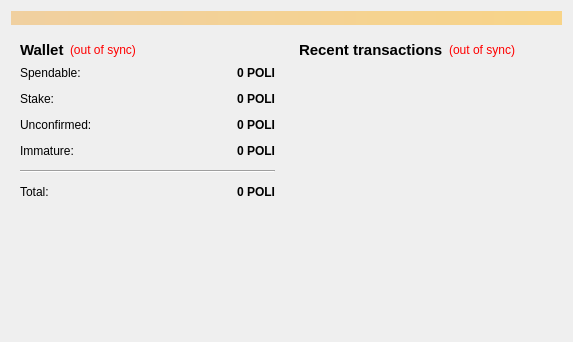
<?xml version="1.0" encoding="UTF-8"?>
<ui version="4.0">
 <class>OverviewPage</class>
 <widget class="QWidget" name="OverviewPage">
  <property name="geometry">
   <rect>
    <x>0</x>
    <y>0</y>
    <width>573</width>
    <height>342</height>
   </rect>
  </property>
  <property name="windowTitle">
   <string>Form</string>
  </property>
  <layout class="QVBoxLayout" name="topLayout">
   <item>
    <widget class="QLabel" name="labelAlerts">
     <property name="visible">
      <bool>false</bool>
     </property>
     <property name="styleSheet">
      <string notr="true">background-color: qlineargradient(x1: 0, y1: 0, x2: 1, y2: 0, stop:0 #F0D0A0, stop:1 #F8D488);  color:#000000
</string>
     </property>
     <property name="wordWrap">
      <bool>true</bool>
     </property>
     <property name="margin">
      <number>3</number>
     </property>
    </widget>
   </item>
   <item>
    <layout class="QHBoxLayout" name="horizontalLayout" stretch="1,1">
     <item>
      <layout class="QVBoxLayout" name="verticalLayout_2">
       <item>
        <widget class="QWidget" name="widget" native="true">
         <layout class="QVBoxLayout" name="verticalLayout_4">
          <item>
           <layout class="QHBoxLayout" name="horizontalLayout_4">
            <item>
             <widget class="QLabel" name="label_5">
              <property name="font">
               <font>
                <pointsize>11</pointsize>
                <weight>75</weight>
                <bold>true</bold>
               </font>
              </property>
              <property name="text">
               <string>Wallet</string>
              </property>
             </widget>
            </item>
            <item>
             <widget class="QLabel" name="labelWalletStatus">
              <property name="toolTip">
               <string>The displayed information may be out of date. Your wallet automatically synchronizes with the POLI network after a connection is established, but this process has not completed yet.</string>
              </property>
              <property name="styleSheet">
               <string notr="true">QLabel { color: red; }</string>
              </property>
              <property name="text">
               <string notr="true">(out of sync)</string>
              </property>
              <property name="alignment">
               <set>Qt::AlignLeading|Qt::AlignLeft|Qt::AlignVCenter</set>
              </property>
             </widget>
            </item>
            <item>
             <spacer name="horizontalSpacer_2">
              <property name="orientation">
               <enum>Qt::Horizontal</enum>
              </property>
              <property name="sizeHint" stdset="0">
               <size>
                <width>40</width>
                <height>20</height>
               </size>
              </property>
             </spacer>
            </item>
           </layout>
          </item>
          <item>
           <layout class="QFormLayout" name="formLayout_2">
            <property name="fieldGrowthPolicy">
             <enum>QFormLayout::AllNonFixedFieldsGrow</enum>
            </property>
            <property name="horizontalSpacing">
             <number>12</number>
            </property>
            <property name="verticalSpacing">
             <number>12</number>
            </property>
            <item row="0" column="0">
             <widget class="QLabel" name="label">
              <property name="text">
               <string>Spendable:</string>
              </property>
             </widget>
            </item>
            <item row="0" column="1">
             <widget class="QLabel" name="labelBalance">
              <property name="font">
               <font>
                <weight>75</weight>
                <bold>true</bold>
               </font>
              </property>
              <property name="cursor">
               <cursorShape>IBeamCursor</cursorShape>
              </property>
              <property name="toolTip">
               <string>Your current spendable balance</string>
              </property>
              <property name="text">
               <string notr="true">0 POLI</string>
              </property>
              <property name="alignment">
               <set>Qt::AlignRight|Qt::AlignTrailing|Qt::AlignVCenter</set>
              </property>
              <property name="textInteractionFlags">
               <set>Qt::LinksAccessibleByMouse|Qt::TextSelectableByKeyboard|Qt::TextSelectableByMouse</set>
              </property>
             </widget>
            </item>
            <item row="1" column="0">
             <widget class="QLabel" name="label_6">
              <property name="text">
               <string>Stake:</string>
              </property>
             </widget>
            </item>
            <item row="1" column="1">
             <widget class="QLabel" name="labelStake">
              <property name="font">
               <font>
                <weight>75</weight>
                <bold>true</bold>
               </font>
              </property>
              <property name="cursor">
               <cursorShape>IBeamCursor</cursorShape>
              </property>
              <property name="toolTip">
               <string>Total of coins that was staked, and do not yet count toward the current balance</string>
              </property>
              <property name="text">
               <string notr="true">0 POLI</string>
              </property>
              <property name="alignment">
               <set>Qt::AlignRight|Qt::AlignTrailing|Qt::AlignVCenter</set>
              </property>
              <property name="textInteractionFlags">
               <set>Qt::LinksAccessibleByMouse|Qt::TextSelectableByKeyboard|Qt::TextSelectableByMouse</set>
              </property>
             </widget>
            </item>
            <item row="2" column="0">
             <widget class="QLabel" name="label_3">
              <property name="text">
               <string>Unconfirmed:</string>
              </property>
             </widget>
            </item>
            <item row="2" column="1">
             <widget class="QLabel" name="labelUnconfirmed">
              <property name="font">
               <font>
                <weight>75</weight>
                <bold>true</bold>
               </font>
              </property>
              <property name="cursor">
               <cursorShape>IBeamCursor</cursorShape>
              </property>
              <property name="toolTip">
               <string>Total of transactions that have yet to be confirmed, and do not yet count toward the current balance</string>
              </property>
              <property name="text">
               <string notr="true">0 POLI</string>
              </property>
              <property name="alignment">
               <set>Qt::AlignRight|Qt::AlignTrailing|Qt::AlignVCenter</set>
              </property>
              <property name="textInteractionFlags">
               <set>Qt::LinksAccessibleByMouse|Qt::TextSelectableByKeyboard|Qt::TextSelectableByMouse</set>
              </property>
             </widget>
            </item>
            <item row="3" column="0">
             <widget class="QLabel" name="labelImmatureText">
              <property name="text">
               <string>Immature:</string>
              </property>
             </widget>
            </item>
            <item row="3" column="1">
             <widget class="QLabel" name="labelImmature">
              <property name="font">
               <font>
                <weight>75</weight>
                <bold>true</bold>
               </font>
              </property>
              <property name="toolTip">
               <string>Mined balance that has not yet matured</string>
              </property>
              <property name="text">
               <string notr="true">0 POLI</string>
              </property>
              <property name="alignment">
               <set>Qt::AlignRight|Qt::AlignTrailing|Qt::AlignVCenter</set>
              </property>
              <property name="textInteractionFlags">
               <set>Qt::LinksAccessibleByMouse|Qt::TextSelectableByKeyboard|Qt::TextSelectableByMouse</set>
              </property>
             </widget>
            </item>
            <item row="4" column="0" colspan="2">
             <widget class="Line" name="line">
              <property name="orientation">
               <enum>Qt::Horizontal</enum>
              </property>
             </widget>
            </item>
            <item row="5" column="0">
             <widget class="QLabel" name="labelTotalText">
              <property name="text">
               <string>Total:</string>
              </property>
             </widget>
            </item>
            <item row="5" column="1">
             <widget class="QLabel" name="labelTotal">
              <property name="font">
               <font>
                <weight>75</weight>
                <bold>true</bold>
               </font>
              </property>
              <property name="cursor">
               <cursorShape>IBeamCursor</cursorShape>
              </property>
              <property name="toolTip">
               <string>Your current total balance</string>
              </property>
              <property name="text">
               <string notr="true">0 POLI</string>
              </property>
              <property name="alignment">
               <set>Qt::AlignRight|Qt::AlignTrailing|Qt::AlignVCenter</set>
              </property>
              <property name="textInteractionFlags">
               <set>Qt::LinksAccessibleByMouse|Qt::TextSelectableByKeyboard|Qt::TextSelectableByMouse</set>
              </property>
             </widget>
            </item>
           </layout>
          </item>
         </layout>
        </widget>
       </item>
       <item>
        <spacer name="verticalSpacer">
         <property name="orientation">
          <enum>Qt::Vertical</enum>
         </property>
         <property name="sizeHint" stdset="0">
          <size>
           <width>20</width>
           <height>40</height>
          </size>
         </property>
        </spacer>
       </item>
      </layout>
     </item>
     <item>
      <layout class="QVBoxLayout" name="verticalLayout_3">
       <item>
        <widget class="QWidget" name="widget_2" native="true">
         <layout class="QVBoxLayout" name="verticalLayout">
          <item>
           <layout class="QHBoxLayout" name="horizontalLayout_2">
            <item>
             <widget class="QLabel" name="label_4">
              <property name="font">
               <font>
                <pointsize>11</pointsize>
                <weight>75</weight>
                <bold>true</bold>
               </font>
              </property>
              <property name="text">
               <string>&lt;b&gt;Recent transactions&lt;/b&gt;</string>
              </property>
             </widget>
            </item>
            <item>
             <widget class="QLabel" name="labelTransactionsStatus">
              <property name="toolTip">
               <string>The displayed information may be out of date. Your wallet automatically synchronizes with the POLI network after a connection is established, but this process has not completed yet.</string>
              </property>
              <property name="styleSheet">
               <string notr="true">QLabel { color: red; }</string>
              </property>
              <property name="text">
               <string notr="true">(out of sync)</string>
              </property>
              <property name="alignment">
               <set>Qt::AlignRight|Qt::AlignTrailing|Qt::AlignVCenter</set>
              </property>
             </widget>
            </item>
            <item>
             <spacer name="horizontalSpacer">
              <property name="orientation">
               <enum>Qt::Horizontal</enum>
              </property>
              <property name="sizeHint" stdset="0">
               <size>
                <width>40</width>
                <height>20</height>
               </size>
              </property>
             </spacer>
            </item>
           </layout>
          </item>
          <item>
           <widget class="QListView" name="listTransactions">
            <property name="styleSheet">
             <string notr="true">QListView { background: transparent; }</string>
            </property>
            <property name="frameShape">
             <enum>QFrame::NoFrame</enum>
            </property>
            <property name="verticalScrollBarPolicy">
             <enum>Qt::ScrollBarAlwaysOff</enum>
            </property>
            <property name="horizontalScrollBarPolicy">
             <enum>Qt::ScrollBarAlwaysOff</enum>
            </property>
            <property name="selectionMode">
             <enum>QAbstractItemView::NoSelection</enum>
            </property>
           </widget>
          </item>
         </layout>
        </widget>
       </item>
      </layout>
     </item>
    </layout>
   </item>
  </layout>
 </widget>
 <resources/>
 <connections/>
</ui>
